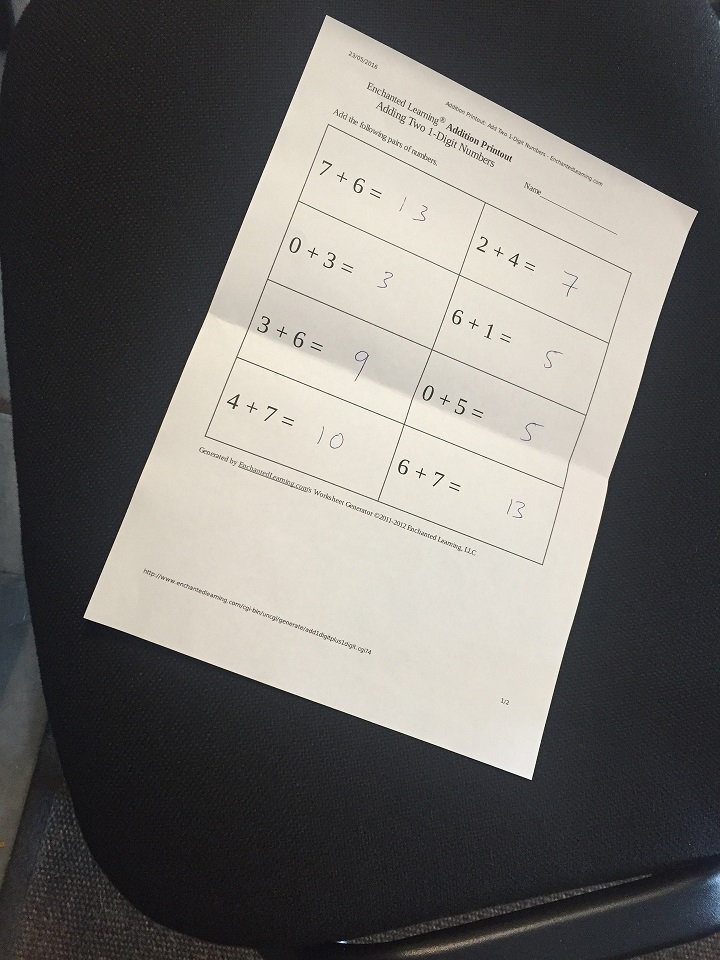
#> input picture OpenCV101/scan.jpg, 720 x 960 px
$ python prac6.py
#> lines starting #> are read from the running program, lines starting #| are printed output that depends on the picture
#PERSPECTIVE AND NON AFFINE TRANSFORMATION
import cv2
import numpy as np
import matplotlib.pyplot as plt

image = cv2.imread('scan.jpg')
#> image is the input picture: shape (960, 720, 3); mean B, G, R 106.2, 109.5, 111.7
cv2.imshow('original', image)
cv2.waitKey()

points_original = np.float32([[320,15],[700,215],[85,610],[538,780]])
points_result = np.float32([[0,0],[420,0],[0,594],[420,594]])
M = cv2.getPerspectiveTransform(points_original, points_result)
warped = cv2.warpPerspective(image, M, (420,594))
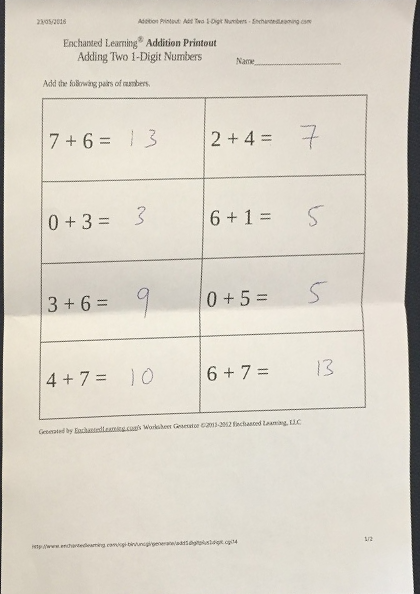
#> warped: shape (594, 420, 3); mean B, G, R 199.7, 211.1, 217

cv2.imshow('warpPerspective', warped)
cv2.waitKey()
cv2.destroyAllWindows()
